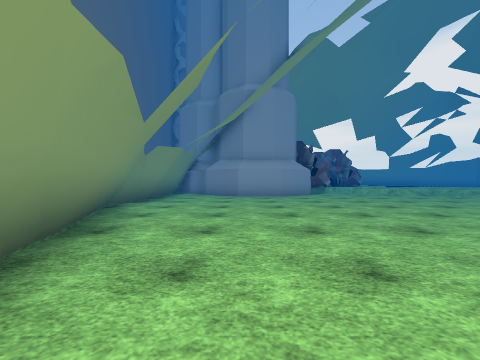
[1] (above)

16 first-person views from a walk through a scene from a Unity 3-D project. The camera is 1.2 m above the floor, looks level and sees 90° across. The floor is counted in squares, 2 m on a side. Each view is taken from the middle of a square. On the plan, view 1 faces up. The plan holds only what a view shows up to about 9 squares ahead; the rest is blank. The place goes on beyond the plan. Some surface patterns are stand-ins.

[2]
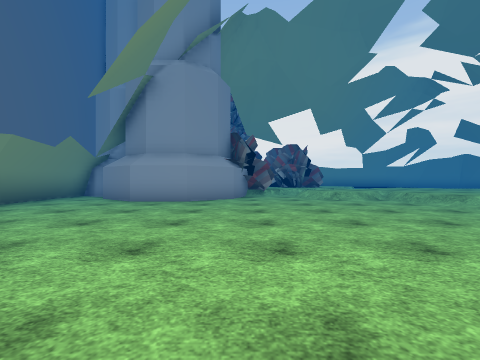

[3]
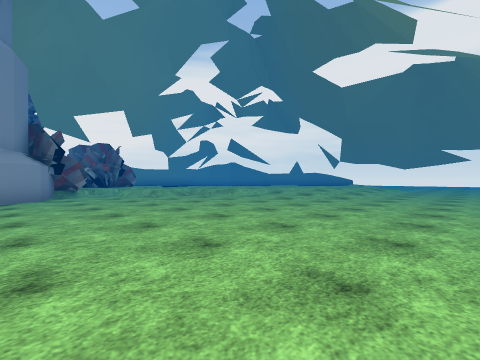

[4]
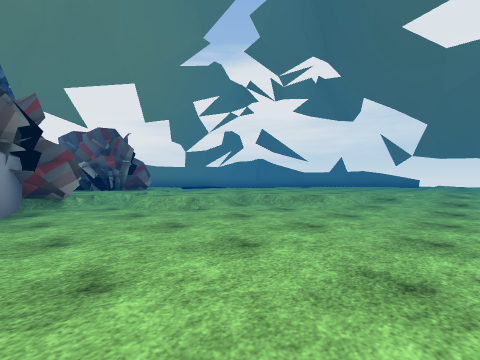

[5]
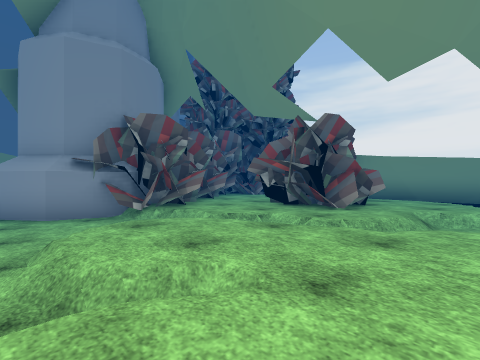

[6]
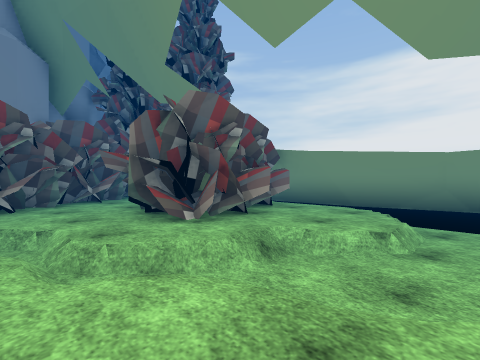

[7]
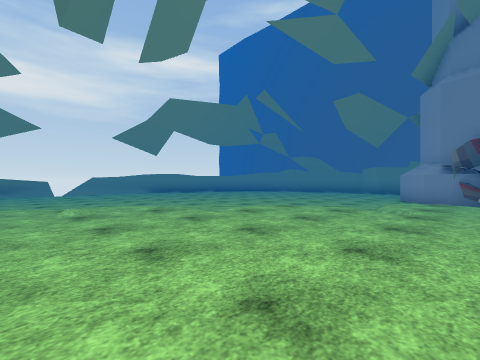

[8]
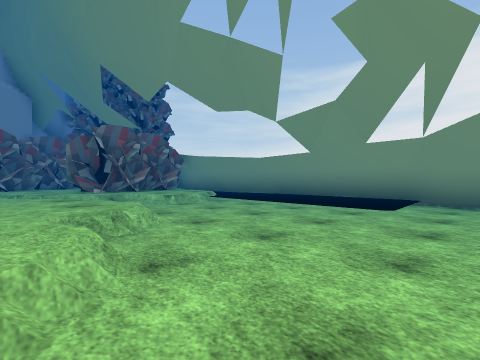

[9]
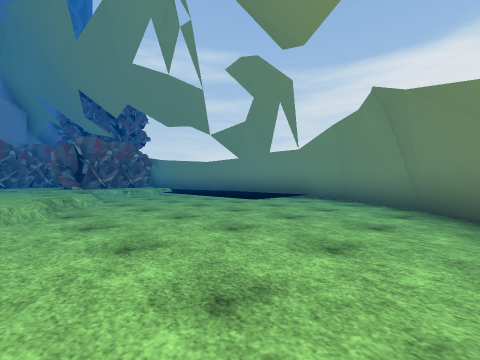

[10]
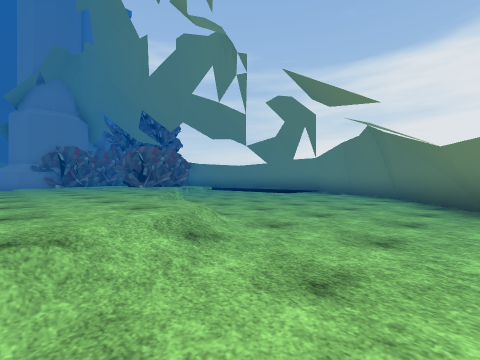

[11]
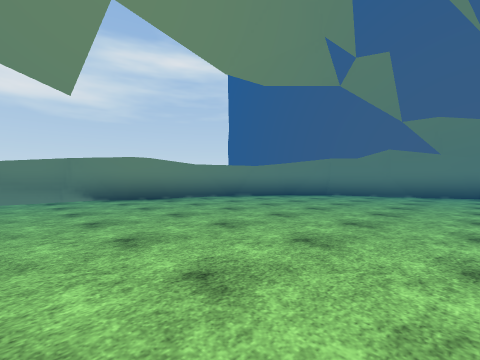

[12]
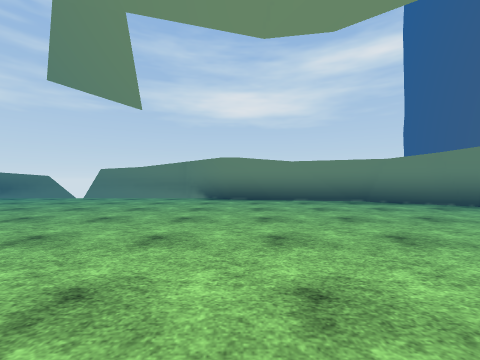

[13]
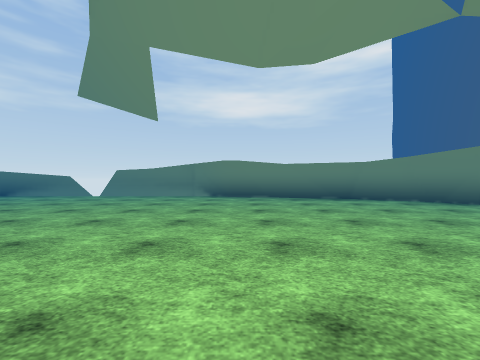

[14]
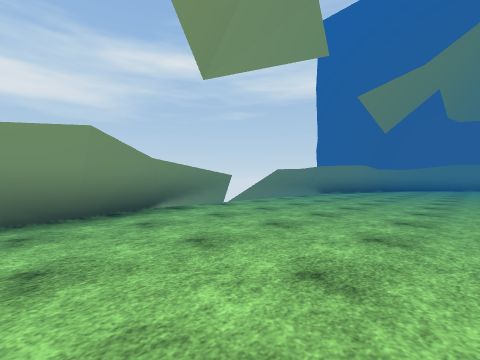

[15]
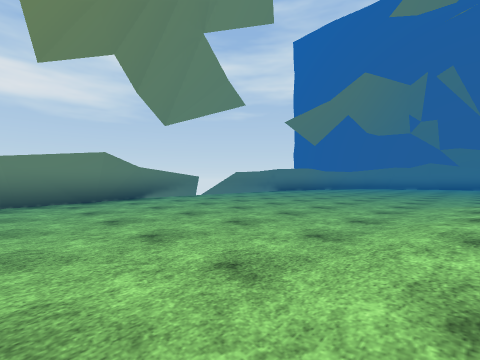

[16]
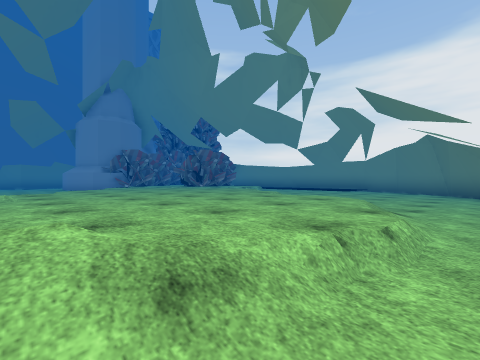

### Floor plan
Key: @ floor where view 1 was taken; # wall or solid block; x gap in a wall; . main floor; : floor 0.25 m higher than the main floor; + floor 0.5 m higher than the main floor; / step, stairs or slope; = window, fence, low wall or low ledge; ~ liquid the walk can cross; ≈ liquid the walk keeps out of; ^ raised ledge; T tree; O other object.
Columns run from 3 left of view 1 to 19 right of it. Each row starts with its distance up from view 1.
 19         ≈=#########^
 18          ~~~~~~~~..##
 17      T  OO++ ~~~~....#
 16     TT+O OO+/........#^
 15    OTO++OOO+#.........#
 14      OO+OO//.  .......#
 13      OO++++#//+: ......
 12       OO####++++///....
 11 ###   O./++++++++++//..
 10 #.## ##./+#/++++++++/..
  9 #..###...#/ +++++++++..
  8 #........../++++++++/.
  7 #...........//++++++/.
  6 #............///+++//.
  5 #............///+++
  4  #...........///////.
  3  #...................
  2  #...................
  1  =#..................
  0   #@.................
 -1   =#.................
 -2    =##...............
 -3      =###........####
 -4         #####xx###

Positions as (right, up) in squares from view 1, and headings:
1: (0, 0), facing up
2: (3, 2), facing up
3: (2, 1), facing up-right
4: (3, 5), facing up-right
5: (9, 9), facing up-left
6: (10, 12), facing up-left
7: (13, 11), facing down-left
8: (15, 12), facing up-left
9: (18, 12), facing up-left
10: (19, 9), facing up-left
11: (8, 4), facing down-left
12: (5, 4), facing down
13: (5, 5), facing down
14: (16, 1), facing down-left
15: (17, 4), facing down-left
16: (18, 6), facing up-left
